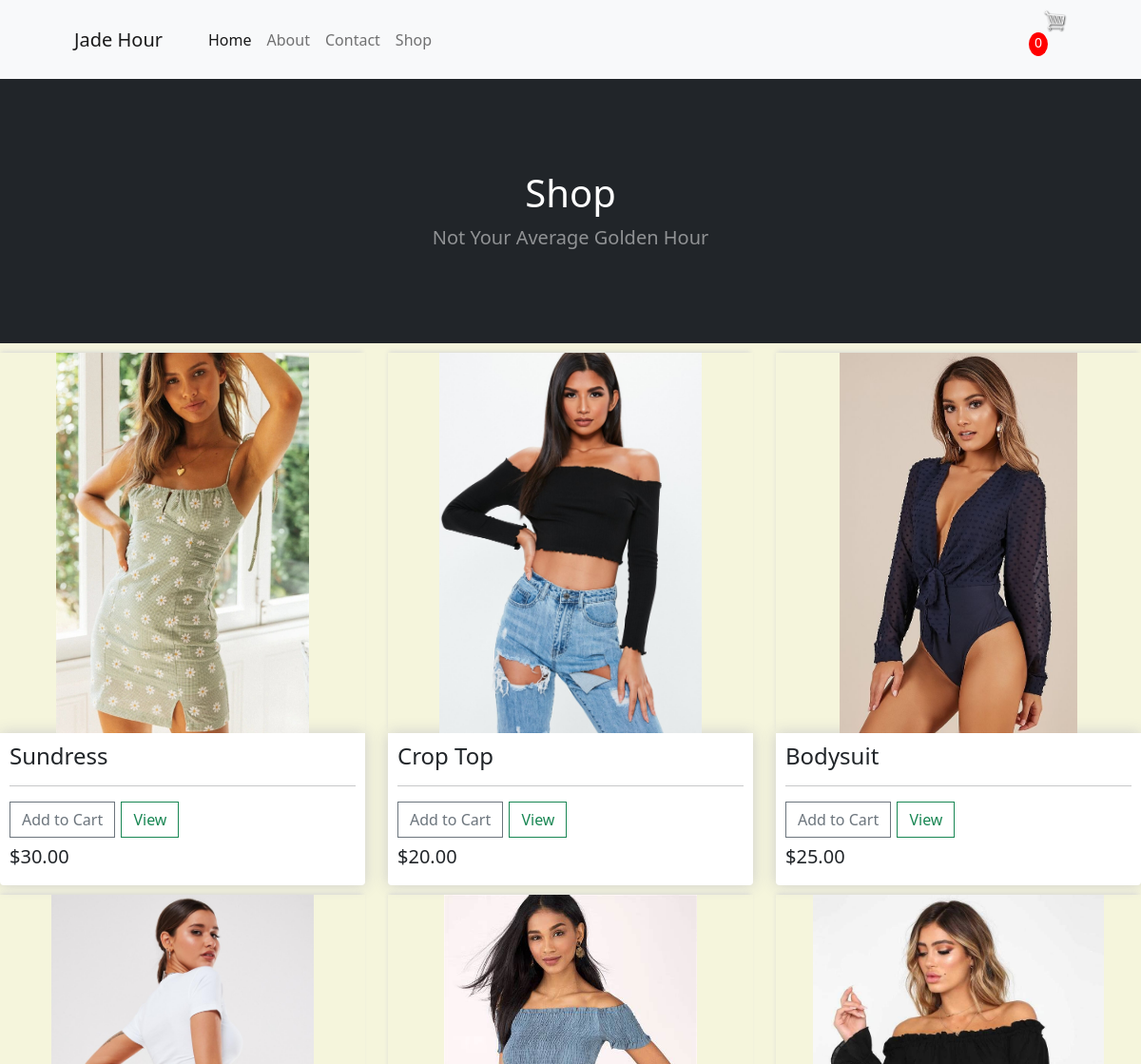
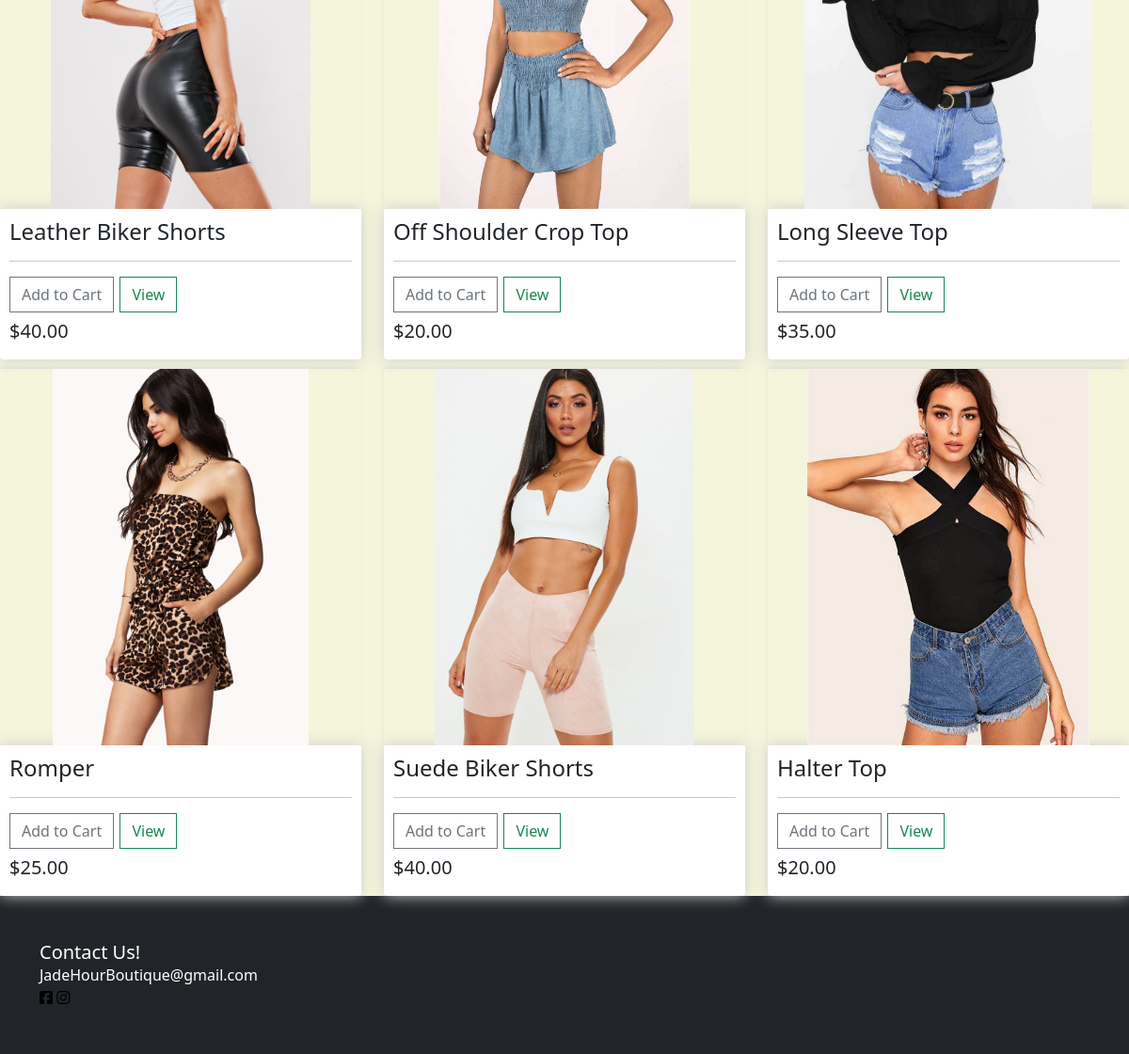
Page /shop on the committed database (2 pictures, top to bottom).
### JadeHourApp/models.py (models this page shows, shortened)
class Product(models.Model):
    name = models.CharField(max_length=45)
    price = models.DecimalField(max_digits=5, decimal_places=2)
    image = models.ImageField(null=True)

### JadeHourApp/views.py (the view)
# urls.py: path('shop', views.shop),
def shop(request):
    data = cartData(request)
    cartItems = data['cartItems']
    products = Product.objects.all()
    context = {'products':products, 'cartItems': cartItems}
    return render(request, 'shop.html', context)

### JadeHourApp/utils.py (called while the page is built, shortened)
def cookieCart(request):
    try:
        cart = json.loads(request.COOKIES['cart'])
    except:
        cart = {}
    print('Cart:', cart)
    items = []
    order = {'get_cart_total': 0, 'get_cart_items': 0, 'shipping': False}
    cartItems = order['get_cart_items']
    return {'cartItems': cartItems, 'order': order, 'items': items}

def cartData(request):
    if request.user.is_authenticated:
        customer = request.user.customer
        order, created = Order.objects.get_or_create(customer=customer, complete= False)
        items = order.orderitem_set.all()
        cartItems = order.get_cart_items
    else:
        cookieData = cookieCart(request)
        cartItems = cookieData['cartItems']
        order = cookieData['order']
        items = cookieData['items']
    return {'items': items, 'order': order, 'cartItems': cartItems}

### JadeHourApp/templates/shop.html (shortened to what this page needs)
<!DOCTYPE html>
<html lang="en">
<head>
        <link rel="stylesheet" href="https://cdn.jsdelivr.net/npm/bootstrap@5.0.1/dist/css/bootstrap.min.css">
        {% load static %}
        <link rel="stylesheet" href="{% static 'css/shop.css' %}">
</head>
<body>
    <div id="wrapper">
        <div id="nav">
            <nav class="navbar navbar-expand-lg navbar-light bg-light">
                <div class="container px-4 px-lg-5">
                    <a class="navbar-brand" href="/">Jade Hour</a>
                    <div class="collapse navbar-collapse" id="navbarSupportedContent">
                        <ul class="navbar-nav me-auto mb-2 mb-lg-0 ms-lg-4">
                            <li class="nav-item"><a class="nav-link active" aria-current="page" href="/">Home</a></li>
                            <li class="nav-item"><a class="nav-link" href="/about">About</a></li>
                            <li class="nav-item"><a class="nav-link" href="/contact">Contact</a></li>
                            <li class="nav-item"><a class="nav-link" href="/shop">Shop</a></li>
                        </ul>
                        <div class="form-inline my-2 my-lg-0">
                            <a class="cart-button" href="/cart">
                                <img id="cart-icon" src="{% static 'img/cart.png' %}"> <p id="cart-total">{{cartItems}}</p>
                            </a>
                        </div>
                    </div>
                </div>
            </nav>
        </div>
        <div id="header">
                <header class="bg-dark py-5">
                    <div class="container px-4 px-lg-5 my-5">
                        <div class="text-center text-white">
                            <h1 class="display-4 fw-bolder"><h1 class="ml3">Shop</h1></h1>
                            <p class="lead fw-normal text-white-50 mb-0">Not Your Average Golden Hour</p>
                        </div>
                    </div>
                </header>
        </div>
        <div id="container">
            <div class="row">
                {% for product in products %}
                <div class="col-lg-4">
                    <img class="thumbnail" src="{{product.image.url}}"></img>
                    <div class="box-element product">
                        <h4>{{product.name}}<h4>
                        <hr>
                        <button data-product={{product.id}} data-action="add" class="btn btn-outline-secondary add-btn update-cart">Add to Cart</button>
                        <a class="btn btn-outline-success" href="/product/{{ product.id }}">View</a>
                        <h5>${{product.price}}</h5>
                    </div>
                </div>
                {% endfor %}
            </div>
        </div>
        <div>
        <footer class="py-5 bg-dark">
                <div class="container">
                    <h5 class="m-0 text-left text-white">Contact Us!</h5>
                    <p class="m-0 text-left text-white">JadeHourBoutique@gmail.com</p>
                    <a href="https://www.facebook.com/topxero.yuttapibool/"><i class="fab fa-facebook-square"></i></a>
                    <a href="https://www.instagram.com/accounts/login/#"><i class="fab fa-instagram"></i></a>
                </div>
            </footer>
        </div>
    </div>
</body>
</html>

### JadeHourApp/static/css/shop.css (style rules this page uses)
* { margin: 0x; padding: 0; }
#container { background-color: beige; }
a { text-decoration: none; color: black; }
.box-element { box-shadow:hsl(0, 0%, 80%) 0 0 16px; background-color: #fff; border-radius: 4px; padding: 10px; }
.thumbnail { width: 100%; height: 400px; object-fit: contain; -webkit-box-shadow: -1px -3px 5px -2px rgba(214,214,214,1); -moz-box-shadow: -1px -3px 5px -2px rgba(214,214,214,1); box-shadow: -1px -3px 5px -2px rgba(214,214,214,1); }
.product { border-radius: 0 0 4px 4px; }
#cart-icon { width:25px; display: inline-block; margin-left: 15px; }
#cart-total { display: block; text-align: center; color:#fff; background-color: red; width: 20px; height: 25px; border-radius: 50%; font-size: 14px; }
.col-lg-4, .col-lg-6, .col-lg-8, .col-lg-12 { margin-top: 10px; }
.btn { border-radius: 0; }

### rows in the picture
Product: image (picture), name "Sundress", price "30.00"
Product: image (picture), name "Crop Top", price "20.00"
Product: image (picture), name "Bodysuit", price "25.00"
Product: image (picture), name "Leather Biker Shorts", price "40.00"
Product: image (picture), name "Off Shoulder Crop Top", price "20.00"
Product: image (picture), name "Long Sleeve Top", price "35.00"
Product: image (picture), name "Romper", price "25.00"
Product: image (picture), name "Suede Biker Shorts", price "40.00"
Product: image (picture), name "Halter Top", price "20.00"

### other values in the picture
{{ cartItems }} "0"
